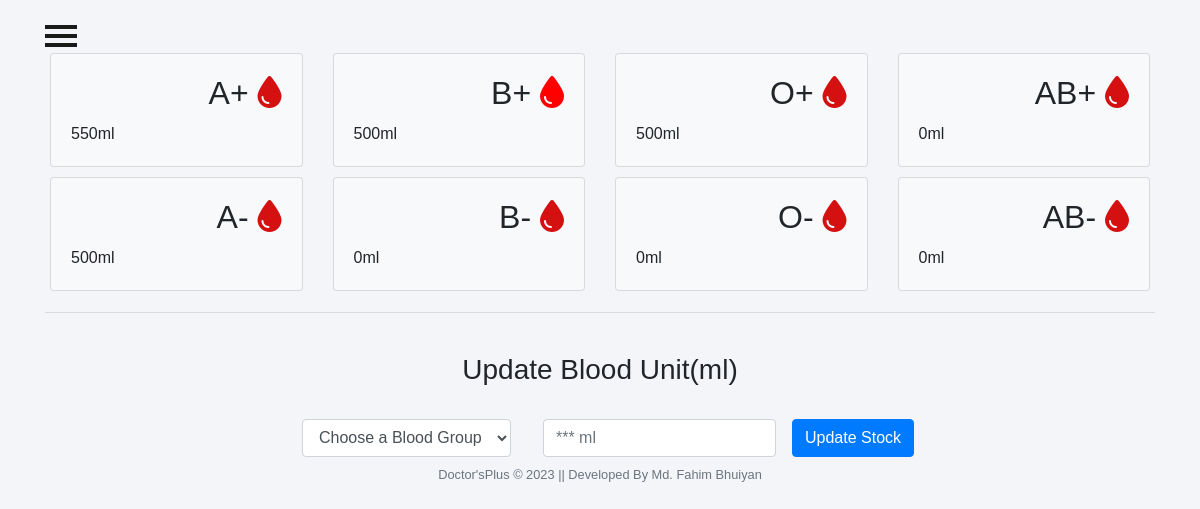
The page /admins/admin-blood (signed in) on the database its author committed.
### adminView/models.py (models this page shows, shortened)
class Stock(models.Model):
    bloodgroup=models.CharField(max_length=10)
    unit=models.PositiveIntegerField(default=0)

### adminView/views.py (the view, shortened to what this page needs)
# urls.py: path('admin-blood', views.admin_blood_view,name='admin-blood'),
@login_required
def admin_blood_view(request):
    dict = {
        'bloodForm': forms.BloodForm(),
        'A1': models.Stock.objects.get(bloodgroup="A+"),
        'A2': models.Stock.objects.get(bloodgroup="A-"),
        'B1': models.Stock.objects.get(bloodgroup="B+"),
        'B2': models.Stock.objects.get(bloodgroup="B-"),
        'AB1': models.Stock.objects.get(bloodgroup="AB+"),
        'AB2': models.Stock.objects.get(bloodgroup="AB-"),
        'O1': models.Stock.objects.get(bloodgroup="O+"),
        'O2': models.Stock.objects.get(bloodgroup="O-"),
    }
    return render(request, 'admin/admin_blood.html', context=dict)

### adminView/forms.py
class BloodForm(forms.ModelForm):
    class Meta:
        model=models.Stock
        fields=['bloodgroup','unit']

### Templates/admin/admin_blood.html (shortened to what this page needs)
{% extends 'patient/base.html' %}
{% block content %}
{% include "admin/side_nav_bar.html" %}
{% load static %}
<link rel="stylesheet" href="{% static 'CSS/admin.css'%}">
{% load widget_tweaks %}
<br><br>
<div class="container">
    <div class="row">
        <div class="col-sm-3">
            <div class="card bg-light">
                <div class="card-body">
                    <div class="blood">
                        <h2>A+ <i class="fas fa-tint"></i></h2>
                    </div><br><br>
                    <div>
                        {{A1.unit}}ml
                    </div>
                </div>
            </div>
        </div>
        <div class="col-sm-3">
            <div class="card bg-light">
                <div class="card-body">
                    <div class="blood">
                        <h2>B+ <i class="fas fa-tint" style="color: red;"></i></h2>
                    </div><br><br>
                    <div>
                        {{B1.unit}}ml
                    </div>
                </div>
            </div>
        </div>
        <div class="col-sm-3">
            <div class="card bg-light">
                <div class="card-body">
                    <div class="blood">
                        <h2>O+ <i class="fas fa-tint"></i></h2>
                    </div><br><br>
                    <div>
                        {{O1.unit}}ml
                    </div>
                </div>
            </div>
        </div>
        <div class="col-sm-3">
            <div class="card bg-light">
                <div class="card-body">
                    <div class="blood">
                        <h2>AB+ <i class="fas fa-tint"></i></h2>
                    </div><br><br>
                    <div>
                        {{AB1.unit}}ml
                    </div>
                </div>
            </div>
        </div>
    </div>
    <div class="row">
        <div class="col-sm-3">
            <div class="card bg-light">
                <div class="card-body">
                    <div class="blood">
                        <h2>A- <i class="fas fa-tint"></i></h2>
                    </div><br><br>
                    <div>
                        {{A2.unit}}ml
                    </div>
                </div>
            </div>
        </div>
        <div class="col-sm-3">
            <div class="card bg-light">
                <div class="card-body">
                    <div class="blood">
                        <h2>B- <i class="fas fa-tint"></i></h2>
                    </div><br><br>
                    <div>
                        {{B2.unit}}ml
                    </div>
                </div>
            </div>
        </div>
        <div class="col-sm-3">
            <div class="card bg-light">
                <div class="card-body">
                    <div class="blood">
                        <h2>O- <i class="fas fa-tint"></i></h2>
                    </div><br><br>
                    <div>
                        {{O2.unit}}ml
                    </div>
                </div>
            </div>
        </div>
        <div class="col-sm-3">
            <div class="card bg-light">
                <div class="card-body">
                    <div class="blood">
                        <h2>AB- <i class="fas fa-tint"></i></h2>
                    </div><br><br>
                    <div>
                        {{AB2.unit}}ml
                    </div>
                </div>
            </div>
        </div>
    </div>
    <hr>
    <br>
    <h3 class="text-center">Update Blood Unit(ml)</h3><br>
    <div class="xyz">
        <form class="form-inline" method="POST">
            <div class="form-group mx-sm-3 mb-6">
                <select name="bloodgroup" class="form-control">
                    <option disabled="disabled" selected="selected">Choose a Blood Group</option>
                </select>
            </div>
            <div class="form-group mx-sm-3 mb-6">
                <input type="number" class="form-control" name="unit" placeholder="*** ml">
            </div>
            <button type="submit" class="btn btn-primary">Update Stock</button>
        </form>
    </div>
</div>
{% include "Home/footer.html" %}
{% endblock content %}

### static/CSS/patientnav.css (style rules this page uses)
body { position: relative; overflow-x: hidden; background-color: #cfd8dc; }
body, html { height: 100%; }

### static/CSS/admin.css (style rules this page uses)
.row { padding: 5px; }
.fa-tint { color: #d41010 }
.blood { float: right; }
.xyz { color: blue; font-size: 3ex; }
* { margin: 0; padding: 0; box-sizing: border-box; list-style: none; text-decoration: none; font-family: 'Josefin Sans', sans-serif; }
body { background-color: #f3f5f9; }

### Templates/admin/admin_blood.html (style rules this page uses)
.xyz { display: table; margin-right: auto; margin-left: auto; }

### rows shown on the page
Stock: unit "550"
Stock: unit "500"
Stock: unit "500"
Stock: unit "0"
Stock: unit "500"
Stock: unit "0"
Stock: unit "0"
Stock: unit "0"
